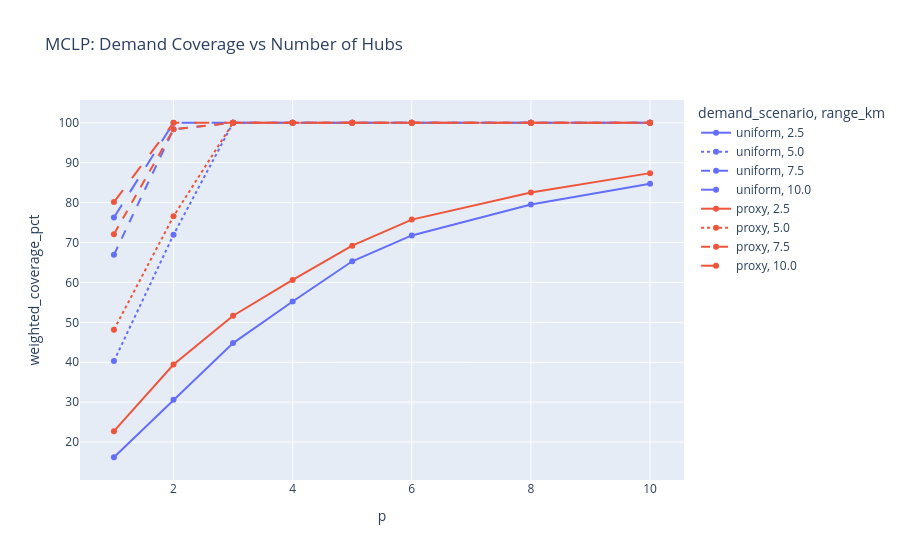

The code cell stored with this chart in its notebook:
### Markdown cell above
## 6. MCLP and LSCP results

### Code cell
mc=results_df[results_df.model=="MCLP"].copy()
px.line(mc,x="p",y="weighted_coverage_pct",color="demand_scenario",line_dash="range_km",markers=True,
title="MCLP: Demand Coverage vs Number of Hubs").show()
ls=results_df[results_df.model=="LSCP"].copy()
display(ls[["range_km","p","termination","uncoverable_points","selected_hubs"]])

### Figure 1 — Plotly figure (JSON) as saved in the notebook; plotly's stock layout.template omitted (floating-point values rounded to 4 significant figures)
{"data": [{"hovertemplate": "demand_scenario=uniform<br>range_km=2.5<br>p=%{x}<br>weighted_coverage_pct=%{y}<extra></extra>", "legendgroup": "uniform, 2.5", "line": {"color": "#636efa", "dash": "solid"}, "marker": {"symbol": "circle"}, "mode": "lines+markers", "name": "uniform, 2.5", "orientation": "v", "showlegend": true, "type": "scatter", "x": [1.0, 2.0, 3.0, 4.0, 5.0, 6.0, 8.0, 10.0], "xaxis": "x", "y": [16.19, 30.58, 44.78, 55.22, 65.29, 71.76, 79.5, 84.71], "yaxis": "y"}, {"hovertemplate": "demand_scenario=uniform<br>range_km=5.0<br>p=%{x}<br>weighted_coverage_pct=%{y}<extra></extra>", "legendgroup": "uniform, 5.0", "line": {"color": "#636efa", "dash": "dot"}, "marker": {"symbol": "circle"}, "mode": "lines+markers", "name": "uniform, 5.0", "orientation": "v", "showlegend": true, "type": "scatter", "x": [1.0, 2.0, 3.0, 4.0, 5.0, 6.0, 8.0, 10.0], "xaxis": "x", "y": [40.29, 71.94, 100.0, 100.0, 100.0, 100.0, 100.0, 100.0], "yaxis": "y"}, {"hovertemplate": "demand_scenario=uniform<br>range_km=7.5<br>p=%{x}<br>weighted_coverage_pct=%{y}<extra></extra>", "legendgroup": "uniform, 7.5", "line": {"color": "#636efa", "dash": "dash"}, "marker": {"symbol": "circle"}, "mode": "lines+markers", "name": "uniform, 7.5", "orientation": "v", "showlegend": true, "type": "scatter", "x": [1.0, 2.0, 3.0, 4.0, 5.0, 6.0, 8.0, 10.0], "xaxis": "x", "y": [66.91, 98.38, 100.0, 100.0, 100.0, 100.0, 100.0, 100.0], "yaxis": "y"}, {"hovertemplate": "demand_scenario=uniform<br>range_km=10.0<br>p=%{x}<br>weighted_coverage_pct=%{y}<extra></extra>", "legendgroup": "uniform, 10.0", "line": {"color": "#636efa", "dash": "longdash"}, "marker": {"symbol": "circle"}, "mode": "lines+markers", "name": "uniform, 10.0", "orientation": "v", "showlegend": true, "type": "scatter", "x": [1.0, 2.0, 3.0, 4.0, 5.0, 6.0, 8.0, 10.0], "xaxis": "x", "y": [76.26, 100.0, 100.0, 100.0, 100.0, 100.0, 100.0, 100.0], "yaxis": "y"}, {"hovertemplate": "demand_scenario=proxy<br>range_km=2.5<br>p=%{x}<br>weighted_coverage_pct=%{y}<extra></extra>", "legendgroup": "proxy, 2.5", "line": {"color": "#EF553B", "dash": "solid"}, "marker": {"symbol": "circle"}, "mode": "lines+markers", "name": "proxy, 2.5", "orientation": "v", "showlegend": true, "type": "scatter", "x": [1.0, 2.0, 3.0, 4.0, 5.0, 6.0, 8.0, 10.0], "xaxis": "x", "y": [22.72, 39.42, 51.65, 60.62, 69.21, 75.73, 82.55, 87.38], "yaxis": "y"}, {"hovertemplate": "demand_scenario=proxy<br>range_km=5.0<br>p=%{x}<br>weighted_coverage_pct=%{y}<extra></extra>", "legendgroup": "proxy, 5.0", "line": {"color": "#EF553B", "dash": "dot"}, "marker": {"symbol": "circle"}, "mode": "lines+markers", "name": "proxy, 5.0", "orientation": "v", "showlegend": true, "type": "scatter", "x": [1.0, 2.0, 3.0, 4.0, 5.0, 6.0, 8.0, 10.0], "xaxis": "x", "y": [48.16, 76.56, 100.0, 100.0, 100.0, 100.0, 100.0, 100.0], "yaxis": "y"}, {"hovertemplate": "demand_scenario=proxy<br>range_km=7.5<br>p=%{x}<br>weighted_coverage_pct=%{y}<extra></extra>", "legendgroup": "proxy, 7.5", "line": {"color": "#EF553B", "dash": "dash"}, "marker": {"symbol": "circle"}, "mode": "lines+markers", "name": "proxy, 7.5", "orientation": "v", "showlegend": true, "type": "scatter", "x": [1.0, 2.0, 3.0, 4.0, 5.0, 6.0, 8.0, 10.0], "xaxis": "x", "y": [72.09, 98.37, 100.0, 100.0, 100.0, 100.0, 100.0, 100.0], "yaxis": "y"}, {"hovertemplate": "demand_scenario=proxy<br>range_km=10.0<br>p=%{x}<br>weighted_coverage_pct=%{y}<extra></extra>", "legendgroup": "proxy, 10.0", "line": {"color": "#EF553B", "dash": "longdash"}, "marker": {"symbol": "circle"}, "mode": "lines+markers", "name": "proxy, 10.0", "orientation": "v", "showlegend": true, "type": "scatter", "x": [1.0, 2.0, 3.0, 4.0, 5.0, 6.0, 8.0, 10.0], "xaxis": "x", "y": [80.11, 100.0, 100.0, 100.0, 100.0, 100.0, 100.0, 100.0], "yaxis": "y"}], "layout": {"legend": {"title": {"text": "demand_scenario, range_km"}, "tracegroupgap": 0}, "title": {"text": "MCLP: Demand Coverage vs Number of Hubs"}, "xaxis": {"anchor": "y", "domain": [0, 1], "title": {"text": "p"}}, "yaxis": {"anchor": "x", "domain": [0, 1], "title": {"text": "weighted_coverage_pct"}}}}
